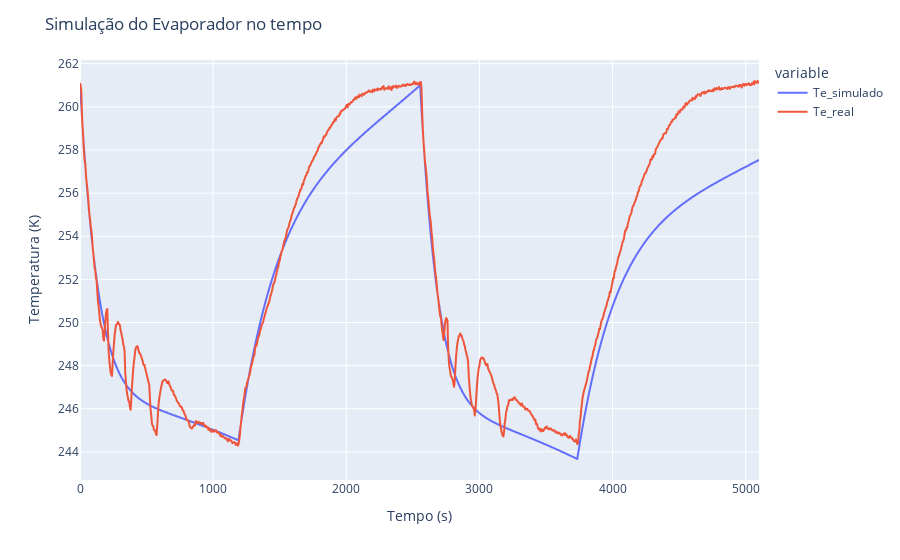

This figure's notebook cell:
### Code cell
fig = px.line(simulation_result, x='time', y=['Te_simulado', 'Te_real'])
fig.update_yaxes(title_text="Temperatura (K)")
fig.update_xaxes(title_text="Tempo (s)")
fig.update_layout(
    title_text="Simulação do Evaporador no tempo"
)
fig.show()

### Figure 1 — Plotly figure (JSON) as saved in the notebook; plotly's stock layout.template omitted (floating-point values rounded to 4 significant figures; data arrays with more than 128 entries replaced by an {"elided": "..."} marker saying what was removed)
{"data": [{"hovertemplate": "variable=Te_simulado<br>time=%{x}<br>value=%{y}<extra></extra>", "legendgroup": "Te_simulado", "line": {"color": "#636efa", "dash": "solid"}, "mode": "lines", "name": "Te_simulado", "showlegend": true, "type": "scattergl", "x": {"elided": "1021 int values"}, "xaxis": "x", "y": {"elided": "1021 float values"}, "yaxis": "y"}, {"hovertemplate": "variable=Te_real<br>time=%{x}<br>value=%{y}<extra></extra>", "legendgroup": "Te_real", "line": {"color": "#EF553B", "dash": "solid"}, "mode": "lines", "name": "Te_real", "showlegend": true, "type": "scattergl", "x": {"elided": "1021 int values"}, "xaxis": "x", "y": {"elided": "1021 float values"}, "yaxis": "y"}], "layout": {"legend": {"title": {"text": "variable"}, "tracegroupgap": 0}, "margin": {"t": 60}, "title": {"text": "Simulação do Evaporador no tempo"}, "xaxis": {"anchor": "y", "domain": [0, 1], "title": {"text": "Tempo (s)"}}, "yaxis": {"anchor": "x", "domain": [0, 1], "title": {"text": "Temperatura (K)"}}}}
